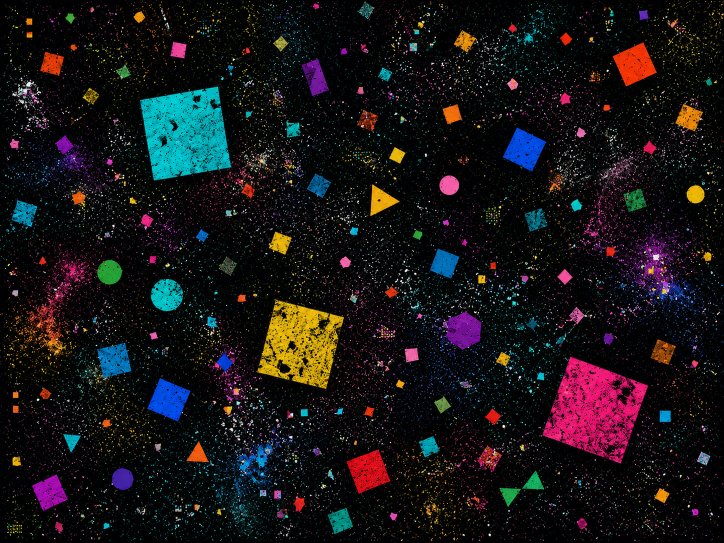
#> input picture squares.png, 1448 x 1086 px, given in place of the camera (shown at 1/2 size)
$ python webcamsquares.py
#> lines starting #> are read from the running program, lines starting #| are printed output that depends on the picture; after the words box and inside, x2 and y2 are one past the last pixel; in counts of white or black regions, pixels touching at a corner belong together
import cv2
import matplotlib.pyplot as plt
import numpy as np


cap = cv2.VideoCapture(0)

def get_snapshot():
    ok, raw = cap.read()
#> raw is the input picture: shape (1086, 1448, 3); mean B, G, R 21.9, 20.2, 22.8
    if not ok or raw is None:
        print("amera read failed")
        return None

    raw = cv2.resize(raw,(640,480))
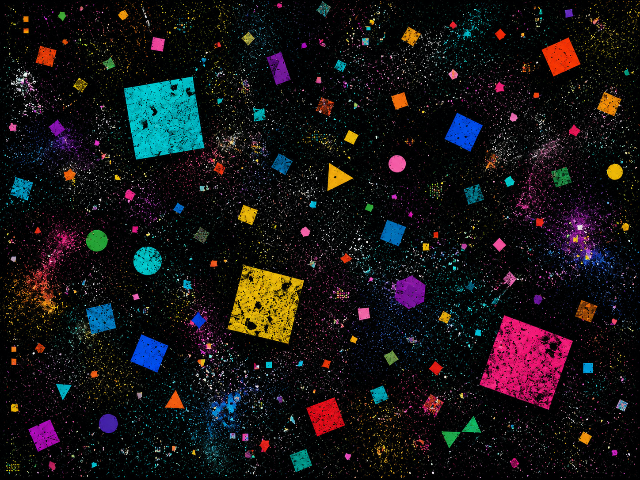
#> raw: shape (480, 640, 3); mean B, G, R 21.8, 20.1, 22.8
    return raw

while True:
    raw = get_snapshot()
    if raw is None:
        break


    # cv2.imshow("webcame", raw)
    hsv = cv2.cvtColor(raw, cv2.COLOR_RGB2HSV)
#> hsv: shape (480, 640, 3); mean H, S, V 58.8, 180.3, 33.6


    # [4 lines of commented-out code are left out]


    lower = np.array([0, 50, 50])
    upper = np.array([179, 255, 255])

    mask = cv2.inRange(hsv, lower, upper) #everything between lower nad upper values. outputs a binary w/ 2 colors
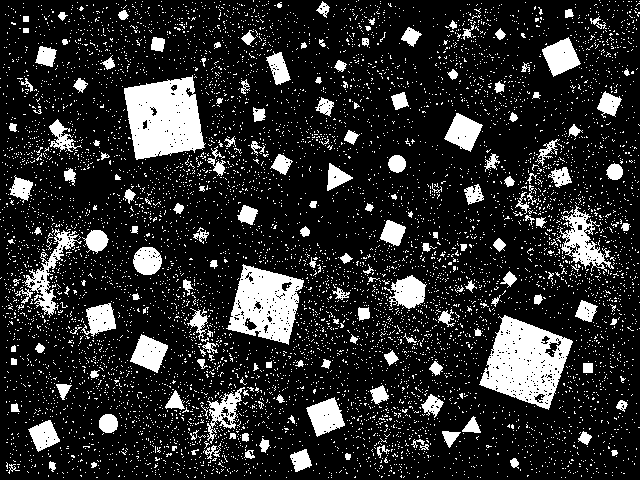
#> mask: shape (480, 640); 17% white; 7555 white regions (7374 under 20 px), largest, box (x1, y1, x2, y2) and area: (479, 315, 573, 410) 5013, (124, 75, 206, 160) 4917, (226, 264, 304, 345) 3709

    # [6 lines of commented-out code are left out]


    open_kernel = np.ones((3, 3), np.uint8) #blurs everything and removes the smoller dots ig. open = erosion followed by dialtion
    #the normal big stuff get shrunken but hten dilated but noise is removed completely so gone

    opened_mask = cv2.morphologyEx(
        mask,
        cv2.MORPH_OPEN,
        open_kernel,
        iterations=1
    )
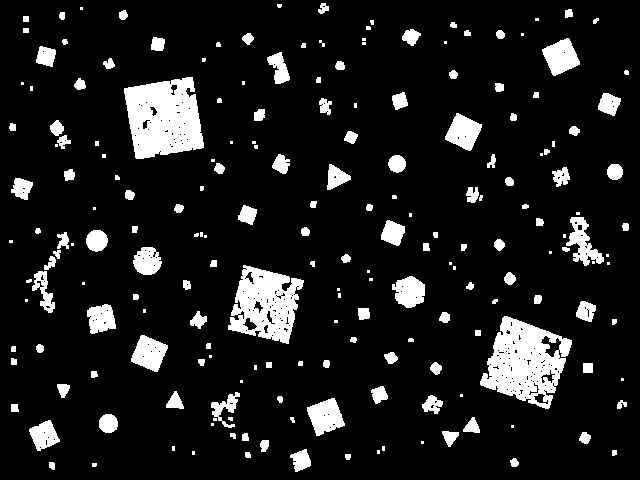
#> opened_mask: shape (480, 640); 11% white; 201 white regions (64 under 20 px)

    # [6 lines of commented-out code are left out]

    contours, _ = cv2.findContours(
        opened_mask, #image to find contours on
        cv2.RETR_EXTERNAL,  #retreiv external: whati nfo u wanna retrieve which is external boundaries
        cv2.CHAIN_APPROX_SIMPLE #contour alg
    )
#> contours = 201 contours, 86 with area under 20; largest, box (x1, y1, x2, y2) and area: (480, 316, 572, 409) 5088, (124, 77, 204, 159) 4843, (228, 265, 304, 344) 3737, (307, 398, 345, 436) 862, (542, 38, 580, 76) 842

    all_contours_img = raw.copy()
    cv2.drawContours(
        all_contours_img, #image to draw them on
        contours, #which contours to draw
        -1,  #which index (-1 = all)
        (255, 55, 255),  #color to draw them in
        2 #width of contour lines
    )
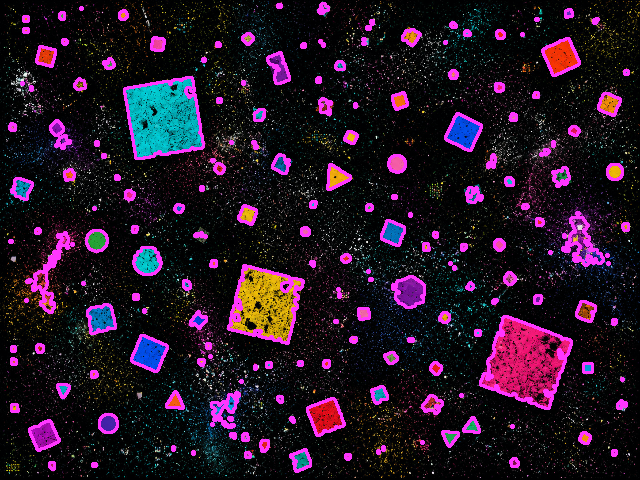
#> all_contours_img: shape (480, 640, 3); 7.44% of pixels changed, all inside (x1, y1, x2, y2) = (8, 2, 630, 473)

    # [6 lines of commented-out code are left out]


    squares_count = 0
    squares_img = raw.copy()

    for cnt in contours:
        area = cv2.contourArea(cnt)

        if area < 100:
            continue
        perimeter = cv2.arcLength(cnt, True)

        if perimeter == 0: #if its an open line not a closed perimeter
            continue

        #approx to a polyhgon
        approx = cv2.approxPolyDP(cnt, 0.04 * perimeter, True)

        #square - 4 corners
        if len(approx) != 4:
            continue

        if not cv2.isContourConvex(approx):
            continue

        #rotated rectangle
        rect = cv2.minAreaRect(cnt)
        (cx, cy), (w, h), angle = rect

        if w == 0 or h == 0:
            continue

        aspect_ratio = max(w, h) / min(w, h)

        if aspect_ratio > 1.5:
            continue

        box_area = w * h
        extent = area / box_area
        if extent < 0.45: #if shape fills enough of the bounding box
            continue
        squares_count += 1

        box = cv2.boxPoints(rect)
        box = np.int32(box)

        cv2.drawContours(squares_img, [box], 0, (255, 255, 255), 3)
#> this loop made 201 passes
#> area on passes 2 to 4: 30.5, 47.5, 22
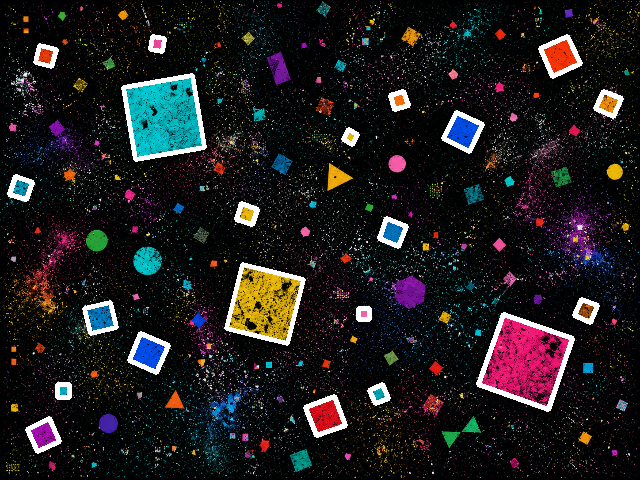
#> squares_img: shape (480, 640, 3); 3.61% of pixels changed, all inside (x1, y1, x2, y2) = (7, 34, 624, 454)
#> after the loop, squares_count = 21

    # [5 lines of commented-out code are left out]
    cv2.imshow(f"square count: {squares_count} ", squares_img)

    if cv2.waitKey(1) == ord("q"):
#> (key q is pressed here)
        break
cap.release()
cv2.destroyAllWindows()
